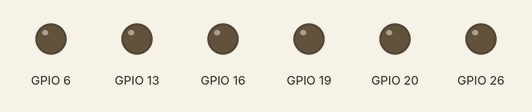
A program run on a simulated Raspberry Pi (BCM pin numbers). On the bench: output pins drawn as LEDs (lit = HIGH). At 28.0 s the program stops and its outputs stay as they are.

Above: at 0.1 s.
At 3.6 s:
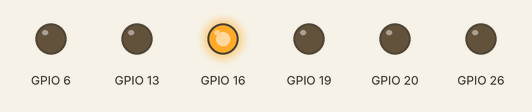
At 7.1 s:
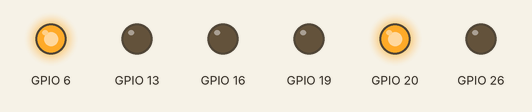
At 10.6 s:
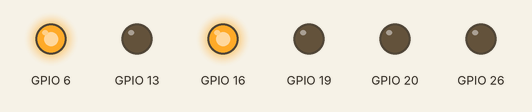
At 17.6 s:
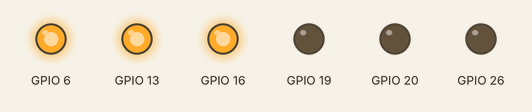
At 24.6 s:
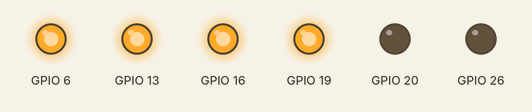
Timing chart, 0 to 29.5 s (numbered marks = the images above):
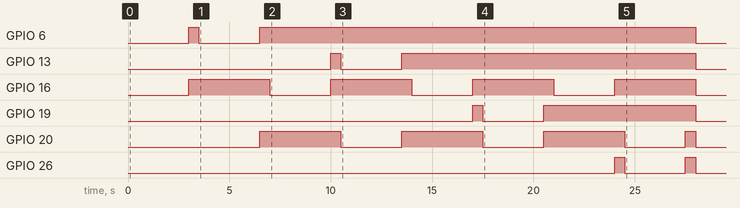

The program:

relay_demo.py
```python
import RPi.GPIO
import time
import os
import datetime
import requests

# hardware configuration
Nrow = 4
Ncol = 2
rowl = [6, 13, 19, 26]
coll = [16, 20]

# behavior configuration
open_time = 3 # open the latch for ... seconds

# begin setup code
def PiPinSetup(initial=False):
    RPi.GPIO.setmode(RPi.GPIO.BCM)  # Set pin numbering to GPIO, not BOARD pin
    for pin in rowl + coll:
        RPi.GPIO.setup(pin, RPi.GPIO.OUT)
        if initial:
            RPi.GPIO.output(pin, True)
            RPi.GPIO.output(pin, False)

def open_location(column, row):
    row_GPIO = rowl[row]
    col_GPIO = coll[column]
    RPi.GPIO.output(row_GPIO, False)
    RPi.GPIO.output(col_GPIO, False)
    time.sleep(open_time)
    RPi.GPIO.output(row_GPIO, True)
    RPi.GPIO.output(col_GPIO, True)

PiPinSetup()

for k in range(1): # cycle 2 times
   for r in range(Nrow):
       for c in range(Ncol):
           open_location(c, r)
           time.sleep(0.5)

RPi.GPIO.cleanup()
```

Measured:
- by itself, GPIO 6: LOW → HIGH at 3.0 s, → LOW 0.50 s later, → HIGH 3.0 s later, → LOW 21.5 s later
- by itself, GPIO 13: LOW → HIGH at 10.0 s, → LOW 0.50 s later, → HIGH 3.0 s later, → LOW 14.5 s later
- by itself, GPIO 16: alternates HIGH for 4.0 s and LOW for 3.0 s
- by itself, GPIO 19: LOW → HIGH at 17.0 s, → LOW 0.50 s later, → HIGH 3.0 s later, → LOW 7.5 s later
- by itself, GPIO 20: goes 3 × (HIGH 4.0 s, LOW 3.0 s), HIGH 0.50 s, then LOW
- by itself, GPIO 26: LOW → HIGH at 24.0 s, → LOW 0.50 s later, → HIGH 3.0 s later, → LOW 0.50 s later, … (4 changes in this stretch)
